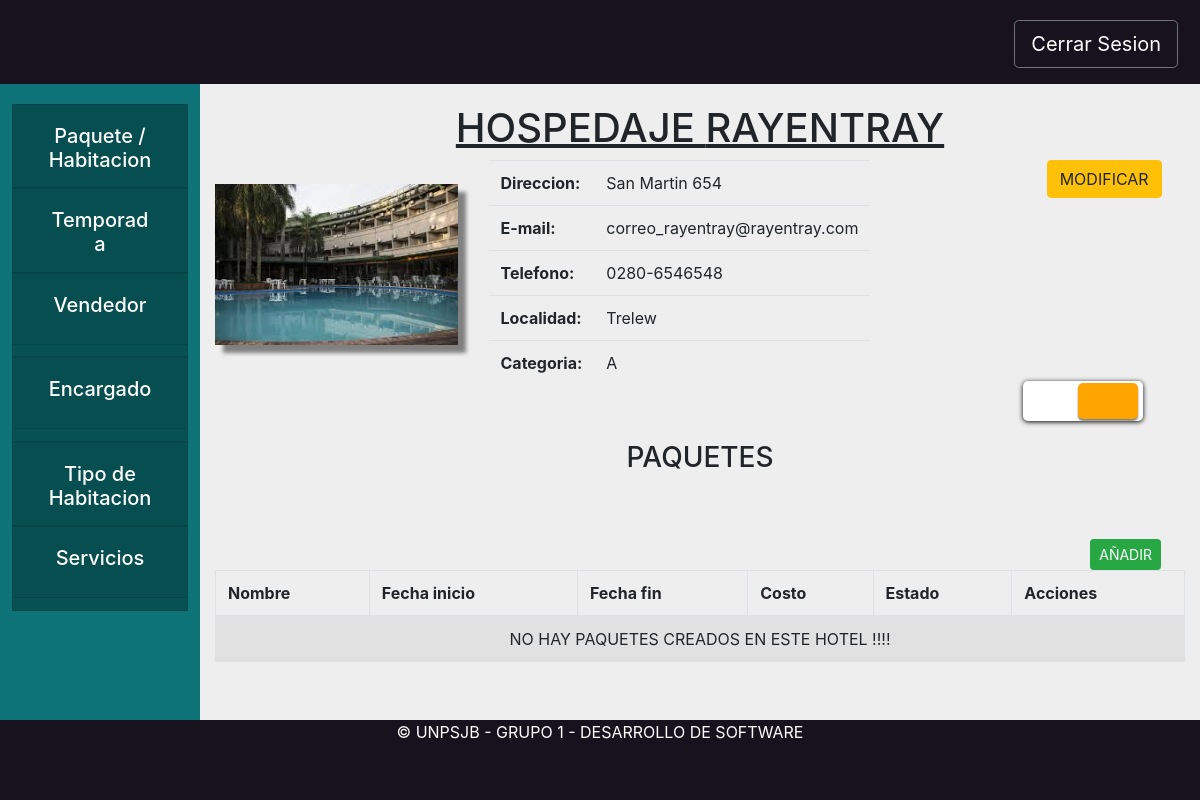
Screenshot of /hotel/vistaHotel/2 with the database file from the repository.
### hotel/models.py (models this page shows, shortened)
class Hotel(models.Model):
    objects = HotelManager.from_queryset(HotelQuerySet)()
    nombre = models.CharField(max_length=200)
    direccion = models.CharField(max_length=800)
    email = models.EmailField(max_length=200)
    telefono = models.CharField(max_length=200)
    localidad = models.ForeignKey(Localidad, on_delete=models.CASCADE)
    encargado= models.ForeignKey(Encargado, on_delete=models.CASCADE, null=True)
    categoria = models.ForeignKey(Categoria, on_delete=models.CASCADE)
    servicios = models.ManyToManyField(Servicio)
    tipos = models.ManyToManyField(TipoHabitacion, through='PrecioPorTipo', through_fields=('hotel', 'tipo'))
    vendedores = models.ManyToManyField(Vendedor)#, related_name="hoteles")
    def tengo_tipos(self):
        return self.tipos.count()>0
    def es_hospedaje(self):
        return self.categoria.estrellas in [Categoria.ESTRELLA_A, Categoria.ESTRELLA_B, Categoria.ESTRELLA_C]
    def get_habitaciones(self):
        return Habitacion.objects.filter(hotel=self)
    def get_paquetes(self):
        return PaqueteTuristico.objects.filter(hotel=self)

### core/models.py (models this page shows, shortened)
class Localidad(models.Model):
    objects = LocalidadManager.from_queryset(LocalidadQuerySet)()
    nombre = models.CharField(max_length=200)
    provincia = models.ForeignKey(Provincia, on_delete=models.CASCADE)
    def __str__(self):
        return self.nombre

class Categoria(models.Model):
    ESTRELLA_A = 0
    ESTRELLA_B = 1
    ESTRELLA_C = 2
    ESTRELLA_1 = 3
    ESTRELLA_2 = 4
    ESTRELLA_3 = 5
    ESTRELLA_4 = 6
    ESTRELLA_5 = 7
    ESTRELLAS = (
        (ESTRELLA_A, "A"),
        (ESTRELLA_B, "B"),
        (ESTRELLA_C, "C"),
        (ESTRELLA_1, "Tourist"),
        (ESTRELLA_2, "Standard"),
        (ESTRELLA_3, "Comfort"),
        (ESTRELLA_4, "First Class"),
        (ESTRELLA_5, "Luxury"),
    )
    estrellas = models.PositiveSmallIntegerField(choices=ESTRELLAS)
    nombre = models.CharField(max_length=200)
    servicios = models.ManyToManyField(Servicio)
    def __str__(self):
        return self.nombre

### hotel/views.py (the view)
# urls.py: path('vistaHotel/<hotel>', hviews.detalleHotel, name="vistaHotel"),
def detalleHotel(request,hotel):
    hotelInstancia =get_object_or_404(Hotel, pk=hotel)
    return render(request, "hotel/vistaHotelAdmin.html",{"hotel":hotelInstancia })

### hotel/templates/hotel/vistaHotelAdmin.html (shortened to what this page needs)
{% extends 'base/base.html'%}
{% load static %}
{% block extra_css %}
<link rel="stylesheet" href="{% static '/css/vistaHotel.css' %}">
{% endblock extra_css %}
{% block tarjeta1 %}
<div class="card rounded-0">
    <div class="card-header" id="headingOne">
        <button onclick="location.href='{% url 'hotel:vistaHotel' hotel.pk %}'"
            class="btn btn-link btn-block text-white">
            <center>
                <h5> Paquete / Habitacion</h5>
            </center>
        </button>
    </div>
</div>
{% endblock tarjeta1 %}
{% block tarjeta2 %}
<div class="card rounded-0">
    <div class="card-header" id="headingOne">
        <button onclick="location.href='{% url 'hotel:temporadaHotel' hotel.pk %}'"
            class="btn btn-link btn-block text-white">
            <center>
                <h5> Temporada </h5>
            </center>
        </button>
    </div>
</div>
{% endblock tarjeta2 %}
{% block tarjeta3 %}
<div class="card rounded-0">
    <div class="card-header" id="headingOne">
        <button onclick="location.href='{% url 'hotel:vendedoresHotel' hotel.pk %}'"
            class="btn btn-link btn-block text-white">
            <center>
                <h5>Vendedor </h5>
            </center>
        </button>
    </div>
</div>
{% endblock tarjeta3 %}
{% block tarjeta4 %}
<div class="card rounded-0">
    <div class="card-header" id="headingOne">
        <button class="btn btn-link btn-block text-white">
            <center>
                <h5>Encargado </h5>
            </center>
        </button>
    </div>
</div>
{% endblock tarjeta4 %}
{% block tarjeta5 %}
<div class="card rounded-0">
    <div class="card-header" id="headingOne">
        <button onclick="location.href='{% url 'hotel:tipoHabitacionHotel' hotel.pk %}'"
            class="btn btn-link btn-block text-white">
            <center>
                <h5>Tipo de Habitacion </h5>
            </center>
        </button>
    </div>
</div>
{% endblock tarjeta5 %}
{% block tarjeta6 %}
<div class="card rounded-0">
    <div class="card-header" id="headingOne">
        <button onclick="location.href='{% url 'hotel:serviciosHotel' hotel.pk %}'" class="btn btn-link btn-block text-white">
            <center>
                <h5> Servicios</h5>
            </center>
        </button>
    </div>
</div>
{% endblock tarjeta6 %}
{% block content %}
<div class="titulo">
    <h1>
        <center> <u> {%if hotel.es_hospedaje%} HOSPEDAJE {%else%} HOTEL {% endif %} {{hotel.nombre.upper}}</u> </center>
    </h1>
</div>
<div class="datosHotel">
    <div class="container">
        <div class="row">
            <div class="col-sm-3 lugarImagen">
                <img class="imagen" src="{% static '/media/hoteles/1.jpg' %}">
            </div>
            <div class="col-sm-7">
                <center>
                    <table class="table table-responsive tablaDatos">
                        <tr>
                            <th>Direccion:</th>
                            <td>{{hotel.direccion}}</td>
                        </tr>
                        <tr>
                            <th>E-mail:</th>
                            <td>{{hotel.email}}</td>
                        </tr>
                        <tr>
                            <th>Telefono:</th>
                            <td>{{hotel.telefono}}</td>
                        </tr>
                        <tr>
                            <th>Localidad:</th>
                            <td>{{hotel.localidad}}</td>
                        </tr>
                        <tr>
                            <th>Categoria:</th>
                            <td>{{hotel.categoria}}</td>
                        </tr>
                    </table>
                </center>
            </div>
            <div class="col-sm-2">
                <center>
                    <button type="button" class="btn btn-warning" data-toggle="modal" data-target="#modificarHotel"
                        onclick="abrir_modal('{% url 'hotel:modalModificarHotel' hotel.pk %}','#modificarHotel');">
                        MODIFICAR</button>
                </center>
            </div>
        </div>
    </div>
</div>
{% block datosVista %}
<div class="abajo">
    <div id="container">
        <div id="effect"></div>
    </div>
    <div class="formularioHotel2" id="vistaPaquetes">
        <center>
            <h3 class="mb-5">PAQUETES</h3>
        </center>
        <table id="example2" class="table table-striped table-bordered tablaListaHabitacion">
            <button type="button" class="btn btn-success mt-3 mr-4 float-right btn-sm" data-toggle="modal"
                data-target="#crearPaqueteTuristicoHotel" onclick="
            {% if hotel.get_habitaciones %} abrir_modal('{% url 'hotel:modalCrearPaqueteTuristicoHotel' hotel.pk %}', '#crearPaqueteTuristicoHotel');
            {% else %}
                   Swal.fire({
                    icon: 'error',
                    title: 'No hay habitaciones...',
                    text: 'Primero tenes que cargar habitaciones',
                  });
            {% endif %}">
                AÑADIR</button>
            <thead>
                <tr>
                    <th>Nombre</th>
                    <th>Fecha inicio</th>
                    <th>Fecha fin</th>
                    <th>Costo</th>
                    <th>Estado</th>
                    <th>Acciones</th>
                </tr>
            </thead>
            <tbody>
                {% if not hotel.get_paquetes %}
                <td valign="top" colspan="7" class="dataTables_empty text-center"> NO HAY PAQUETES CREADOS EN ESTE HOTEL
                    !!!!
                </td>
                {% endif %}
            </tbody>
        </table>
    </div>
    {% endblock datosVista %}
    {% endblock content %}

### static/css/styleBase.css (style rules this page uses)
.card { background-color: #085153; height: 11%; }
.bodyComplete { background-color: #eeeeee; width: 100%; height: 100%; }

### static/css/vistaHotel.css (style rules this page uses)
.titulo { margin-top: 3vh; }
.lugarImagen { padding: 3vh 0 0 0; margin-left: 0 ; }
.imagen { box-shadow: 1vh 1vh 0.5vh grey; width: 100%; height: auto; }
.tablaDatos { margin-left: 2vh; }
div#container { height: 5vh; width: 15vh; box-shadow: 0px 1px 5px black; background-color: white; border-radius: 5px; position: relative; top: 25%; left: 89.5%; transform: translate(-50%, -50%); }
div#effect { position: absolute; top: 5%; width: 50%; right: 4%; height: 90%; box-shadow: 0px 2px 2px grey; z-index: -1; border-radius: 5px; background-color: orange; }

### rows the page displays
Hotel: nombre "RAYENTRAY", direccion "San Martin 654", email "correo_rayentray@rayentray.com", telefono "0280-6546548", localidad "Trelew", categoria "A"
